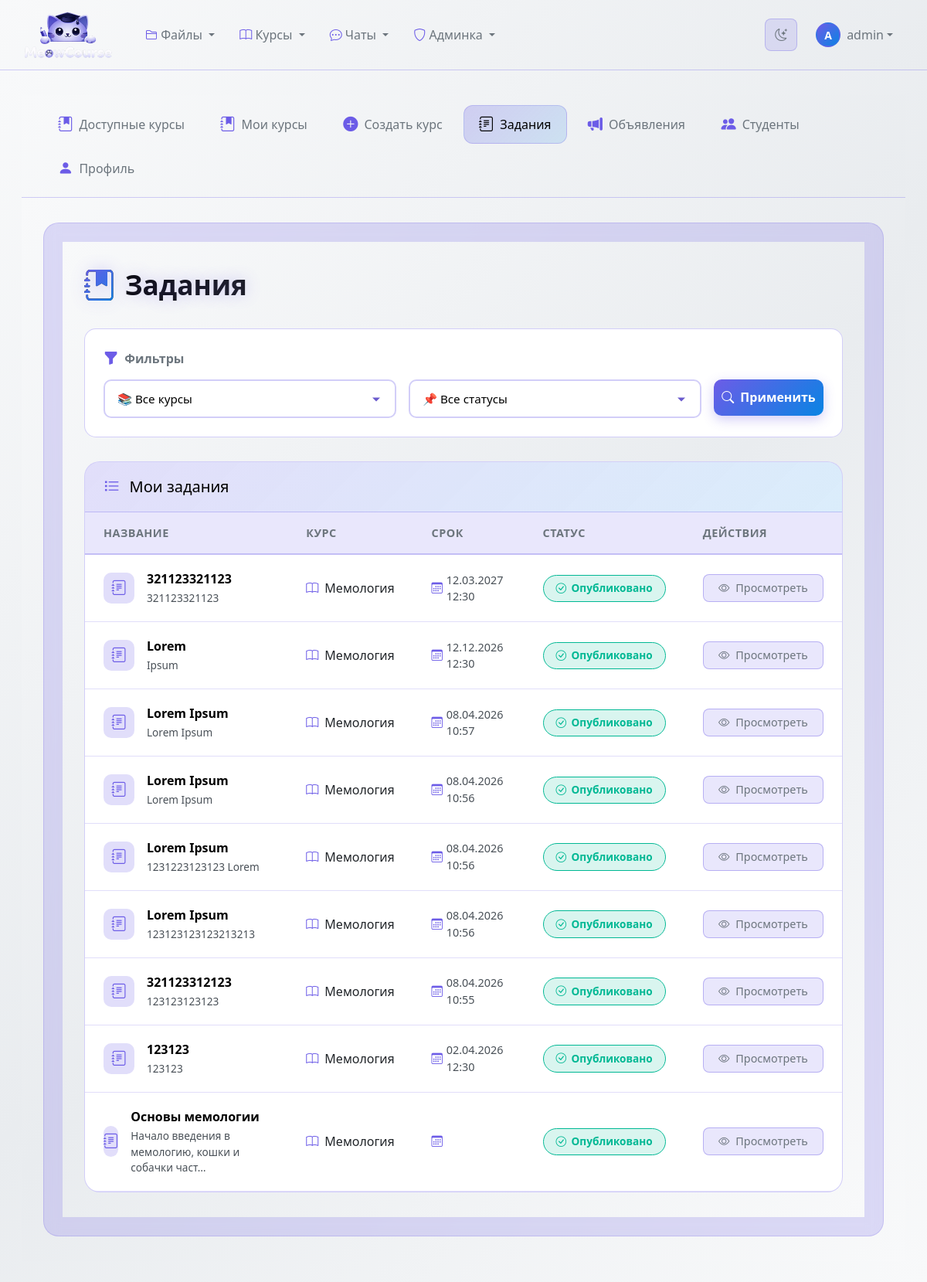
The app's page /assignments/ (signed in) with its own data.
### classroom_core/models.py (models this page shows, shortened)
class Assignment(models.Model ):
    STATUS_CHOICES =[
   ('draft','Черновик'),
   ('published','Опубликовано'),
   ('closed','Закрыто'),
    ]
    course =models.ForeignKey(
    Course,
    on_delete =models.CASCADE ,
    related_name ='assignments',
    null = True,
    )
    section =models.ForeignKey(
    CourseSection ,
    on_delete =models.SET_NULL ,
    null =True,
    blank =True,
    related_name ='assignments'
    )
    title =models.CharField(max_length =255 )
    description =models.TextField()
    status =models.CharField(
    max_length =20 ,
    choices =STATUS_CHOICES ,
    default ='draft'
    )
    due_date =models.DateTimeField(null =True ,blank =True )
    allow_late_submissions =models.BooleanField(default =False )
    max_points =models.IntegerField(default =100 )
    passing_score =models.IntegerField(default =50 )
    is_group_assignment =models.BooleanField(default =False )
    group_size_min=models.IntegerField(default=1)
    group_size_max=models.IntegerField(default=1)
    attachment =models.FileField(
    upload_to ='assignment_attachments/',
    null =True ,
    blank =True
    )
    created_at =models.DateTimeField(auto_now_add =True )
    updated_at =models.DateTimeField(auto_now =True )
    published_at =models.DateTimeField(null =True ,blank =True )
    class Meta :
        ordering =['-due_date','-created_at']
        verbose_name ='Задание'
        verbose_name_plural ='Задания'

class Course(models.Model):
    STATUS_CHOICES = [
       ('draft', 'Черновик'),
       ('active', 'Активный'),
       ('archived', 'Архивирован'),
       ('completed', 'Завершен'),
    ]
    title = models.CharField(max_length=255)
    description = models.TextField()
    short_description = models.CharField(max_length=200, blank=True)
    code = models.CharField(max_length=20, unique=True, blank=True)
    instructor = models.ForeignKey(
        User,
        on_delete=models.CASCADE,
        related_name='courses_created'
    )
    teaching_assistants = models.ManyToManyField(
        User,
        blank=True,
        related_name='courses_assisting'
    )
    students = models.ManyToManyField(
        User,
        blank=True,
        related_name='courses_enrolled'
    )
    student_groups = models.ManyToManyField(
        StudentGroup,
        blank=True,
        related_name='courses_enrolled',
        help_text='Группы студентов, зачисленные на курс'
    )
    status = models.CharField(
        max_length=20,
        choices=STATUS_CHOICES,
        default='draft'
    )
    start_date = models.DateField(null=True, blank=True)
    end_date = models.DateField(null=True, blank=True)
    created_at = models.DateTimeField(auto_now_add=True)
    updated_at = models.DateTimeField(auto_now=True)
    cover_image = models.ImageField(
        upload_to='course_covers/',
        null=True,
        blank=True
    )
    color = models.CharField(max_length=7, default='#3498db')
    is_public = models.BooleanField(default=False)
    allow_self_enrollment = models.BooleanField(default=True)
    max_students = models.IntegerField(null=True, blank=True)
    class_days = models.CharField(max_length=100, blank=True)
    class_time = models.CharField(max_length=100, blank=True)
    class Meta:
        ordering = ['-created_at']
        verbose_name = 'Курс'
        verbose_name_plural = 'Курсы'

### classroom_core/views.py (the view, shortened to what this page needs)
# urls.py: path('assignments/', views.assignment_list, name='assignment_list'),
@login_required
def assignment_list(request ):
    user_profile =request.user.profile
    course_queryset = Course.objects.filter(
        Q(instructor=request.user) |
        Q(teaching_assistants=request.user) |
        Q(students=request.user)
    ).distinct().order_by("title")
    if user_profile.is_teacher() or user_profile.is_staff() or request.user.is_superuser:
        assignments = Assignment.objects.all()
        if not (user_profile.is_staff() or request.user.is_superuser):
            assignments = assignments.filter(
                Q(course__instructor=request.user) |
                Q(course__teaching_assistants=request.user) |
                Q(course__students=request.user)
            ).distinct()
    else :
        assignments =Assignment.objects.filter(
        course__students =request.user ,
        status ='published'
        )
    course_id = request.GET.get('course_id')
    selected_course_id = None
    status =request.GET.get('status')
    if status:
        assignments=assignments.filter(status =status )
    sort_by =request.GET.get('sort','-due_date')
    assignments =assignments.order_by(sort_by )
    paginator =Paginator(assignments ,12 )
    page_number =request.GET.get('page')
    page_obj =paginator.get_page(page_number )
    context ={
    'page_obj':page_obj ,
    'course_id':selected_course_id ,
    'status':status ,
    'sort_by':sort_by ,
    'filter_courses': course_queryset,
    }
    return render(request ,'classroom_core/assignment_list.html',context )

### templates/classroom_core/assignment_list.html (shortened to what this page needs)
{% extends "classroom_core/base_courses.html" %}
{% block courses_content %}
<div class="theme-assignments">
    <div class="container">
        <div class="page-header">
            <h1 class="page-title">
                <i class="bi bi-journal-bookmark-fill"></i>
                Задания
            </h1>
        </div>
        <div class="filters-section">
            <div class="filter-label">
                <i class="bi bi-funnel-fill"></i>
                Фильтры
            </div>
            <form method="get" class="row g-3">
                <div class="col-md-5">
                    <select name="course_id" class="custom-select">
                        <option value="">📚 Все курсы</option>
                    </select>
                </div>
                <div class="col-md-5">
                    <select name="status" class="custom-select">
                        <option value="">📌 Все статусы</option>
                    </select>
                </div>
                <div class="col-md-2">
                    <button type="submit" class="btn-filter">
                        <i class="bi bi-search"></i>
                        Применить
                    </button>
                </div>
            </form>
        </div>
        <div class="table-card">
            <div class="card-header-gradient">
                <h5>
                    <i class="bi bi-list-task"></i>
                    Мои задания
                </h5>
            </div>
            <div class="table-responsive">
                <table class="custom-table">
                    <thead>
                        <tr>
                            <th>Название</th>
                            <th>Курс</th>
                            <th>Срок</th>
                            <th>Статус</th>
                            <th>Действия</th>
                        </tr>
                    </thead>
                    <tbody>
                        {% for assignment in page_obj %}
                        <tr>
                            <td data-label="Название">
                                <div class="d-flex align-items-center">
                                    <div class="assignment-icon me-3">
                                        <i class="bi bi-journal-text"></i>
                                    </div>
                                    <div>
                                        <div class="assignment-title">{{ assignment.title }}</div>
                                        <div class="assignment-description">{{ assignment.description|striptags|truncatechars:50 }}</div>
                                    </div>
                                </div>
                            </td>
                            <td data-label="Курс">
                                <div class="d-flex align-items-center">
                                    <i class="bi bi-book me-2" style="color: var(--accent-primary);"></i>
                                    {{ assignment.course.title }}
                                </div>
                            </td>
                            <td data-label="Срок">
                                <span class="due-date">
                                    <i class="bi bi-calendar3"></i>
                                    {{ assignment.due_date|date:"d.m.Y H:i" }}
                                </span>
                            </td>
                            <td data-label="Статус">
                                {% if assignment.status == 'draft' %}
                                <span class="status-badge status-draft">
                                    <i class="bi bi-pencil"></i> Черновик
                                </span>
                                {% elif assignment.status == 'published' %}
                                <span class="status-badge status-published">
                                    <i class="bi bi-check-circle"></i> Опубликовано
                                </span>
                                {% elif assignment.status == 'closed' %}
                                <span class="status-badge status-closed">
                                    <i class="bi bi-lock"></i> Закрыто
                                </span>
                                {% endif %}
                            </td>
                            <td data-label="Действия">
                                <a href="{% url 'classroom_core:assignment_detail' assignment.id %}" class="btn-view">
                                    <i class="bi bi-eye"></i>
                                    Просмотреть
                                </a>
                            </td>
                        </tr>
                        {% endfor %}
                    </tbody>
                </table>
            </div>
        </div>
    </div>
</div>
{% endblock %}

### templates/base.html (shortened to what this page needs)
{% load static %}
<!DOCTYPE html>
<html lang="ru">
<head>
    <link href="https://cdn.jsdelivr.net/npm/bootstrap@5.3.0/dist/css/bootstrap.min.css" rel="stylesheet">
    <link rel="stylesheet" href="https://cdn.jsdelivr.net/npm/bootstrap-icons@1.10.0/font/bootstrap-icons.css">
    <link id="theme-stylesheet" rel="stylesheet" href="{% static 'css/themes/light.css' %}" data-light-href="{% static 'css/themes/light.css' %}" data-dark-href="{% static 'css/themes/dark.css' %}">
</head>
<body>
    <nav class="navbar navbar-expand-lg navbar">
        <div class="container-fluid">
            <a class="navbar-brand d-flex align-items-center" href="{% url 'classroom_core:course_list' %}">
                <img src="{% static 'images/logo.png' %}"
                    alt="MeowCourse"
                    class="me-2"
                    style="width: 120px; height: auto; max-height: 64px; object-fit: contain;">
            </a>
            <div class="collapse navbar-collapse" id="navbarNav">
                <ul class="navbar-nav me-auto">
                    <li class="nav-item dropdown">
                        <a class="nav-link dropdown-toggle" href="#" role="button" data-bs-toggle="dropdown">
                            <i class="bi bi-folder2"></i> Файлы
                        </a>
                    </li>
                    <li class="nav-item dropdown">
                        <a class="nav-link dropdown-toggle" href="#" role="button" data-bs-toggle="dropdown">
                            <i class="bi bi-book"></i> Курсы
                        </a>
                    </li>
                    <li class="nav-item dropdown">
                        <a class="nav-link dropdown-toggle" href="#" role="button" data-bs-toggle="dropdown">
                            <i class="bi bi-chat-dots"></i> Чаты
                        </a>
                    </li>
                    {% if user.is_authenticated and user.is_staff or user.is_superuser %}
                    <li class="nav-item dropdown">
                        <a class="nav-link dropdown-toggle" href="#" role="button" data-bs-toggle="dropdown">
                            <i class="bi bi-shield"></i> Админка
                        </a>
                    </li>
                    {% endif %}
                </ul>
                <div class="d-flex align-items-center gap-2">
                    <button id="theme-toggle" class="theme-toggle-btn" type="button" aria-label="Переключить тему">
                        <i class="bi bi-moon-stars"></i>
                    </button>
                    {% if user.is_authenticated %}
                    <div class="dropdown">
                        <a class="nav-link dropdown-toggle d-flex align-items-center" href="#" role="button" data-bs-toggle="dropdown">
                            <div class="user-avatar rounded-circle d-flex align-items-center justify-content-center" style="width: 32px; height: 32px; font-size: 0.875rem;">
                                {{ user.username|slice:":1"|upper }}
                            </div>
                            <span class="ms-2 d-none d-md-inline username-text">{{ user.username }}</span>
                        </a>
                    </div>
                    {% else %}
                    <a class="nav-link" href="{% url 'classroom_core:login' %}">
                        <i class="bi bi-box-arrow-in-right me-1"></i> Войти
                    </a>
                    {% endif %}
                </div>
            </div>
        </div>
    </nav>
    <div class="main-content">
        <div class="container-fluid">
            {% block content %}{% endblock %}
        </div>
    </div>
</body>
</html>

### records on screen
Assignment: title "321123321123", description "321123321123", course "Мемология", due_date "12.03.2027 12:30", status "published" (drawn)
Assignment: title "Lorem", description "Ipsum", course "Мемология", due_date "12.12.2026 12:30", status "published" (drawn)
Assignment: title "Lorem Ipsum", description "Lorem Ipsum", course "Мемология", due_date "08.04.2026 10:57", status "published" (drawn)
Assignment: title "Lorem Ipsum", description "Lorem Ipsum", course "Мемология", due_date "08.04.2026 10:56", status "published" (drawn)
Assignment: title "Lorem Ipsum", description "1231223123123 Lorem", course "Мемология", due_date "08.04.2026 10:56", status "published" (drawn)
Assignment: title "Lorem Ipsum", description "123123123123213213", course "Мемология", due_date "08.04.2026 10:56", status "published" (drawn)
Assignment: title "321123312123", description "123123123123", course "Мемология", due_date "08.04.2026 10:55", status "published" (drawn)
Assignment: title "123123", description "123123", course "Мемология", due_date "02.04.2026 12:30", status "published" (drawn)
Assignment: title "Основы мемологии", description "Начало введения в мемологию, кошки и собачки част…", course "Мемология", status "published" (drawn)

### other values on screen
{{ user.username|slice:":1"|upper }} "A"
{{ user.username }} "admin"
